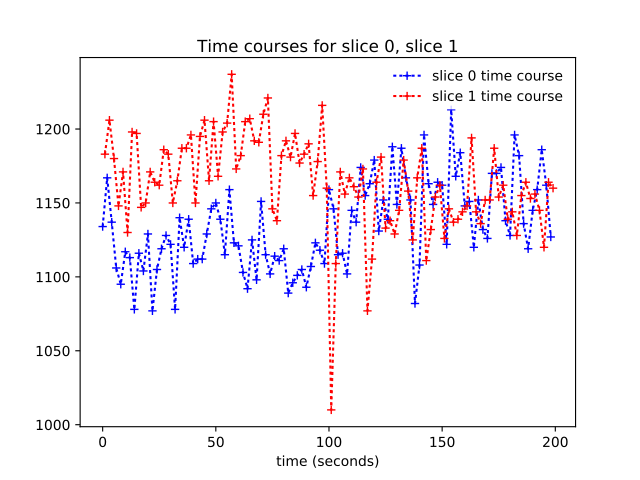

This chart was generated by the following Python code:
plt.plot(times_slice_0, time_course_slice_0, 'b:+',
    label='slice 0 time course')
# [...]
plt.plot(times_slice_1, time_course_slice_1, 'r:+',
    label='slice 1 time course')
# [...]
plt.legend()
# <...>
plt.title('Time courses for slice 0, slice 1')
# <...>
plt.xlabel('time (seconds)')  # doctest: +SKIP
# <...>
